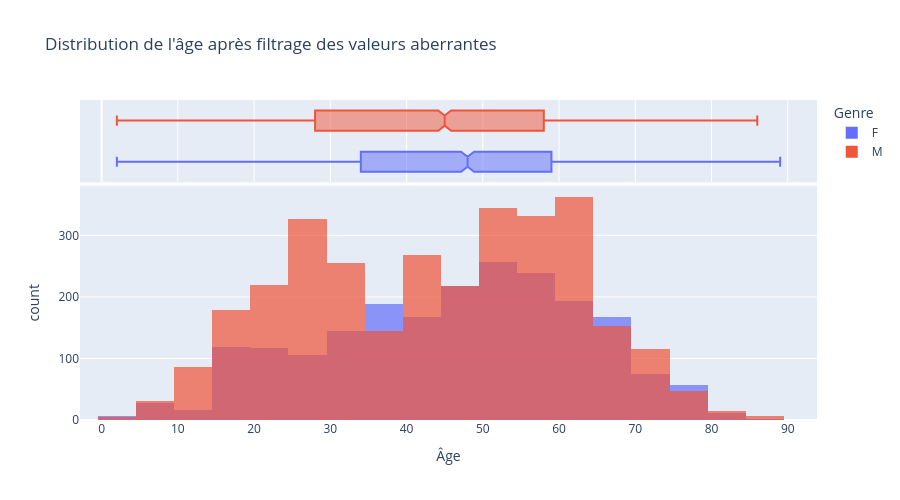

Notebook code cell kept with this figure:
### Markdown cell above
**Analyse graphique des 4 distributions**

1. **Répartition train / valid**
- On observe un split d'environ **76% train / 24% valid**.
- Cette proportion est cohérente pour entraîner un modèle tout en gardant un échantillon de validation suffisamment grand.

2. **Labels (sain vs malade)**
- La distribution est **modérément équilibrée**: ~55% sain vs ~45% malade.
- Ce déséquilibre reste raisonnable et limite le risque d'un modèle trivial qui prédit majoritairement une seule classe.
- Cela justifie l'usage de la **Balanced Accuracy** dans la suite, plus adaptée qu'une accuracy classique.

3. **Genre**
- Les hommes sont majoritaires (~60%) par rapport aux femmes (~40%).
- Ce déséquilibre peut introduire un risque de performance inégale entre groupes de genre.
- Il faudra donc vérifier les métriques de fairness (SPD, DIR, EOD, AOD) spécifiquement sur cet attribut.

4. **Position de vue (AP/PA)**
- La position **PA est majoritaire** (~61%) devant AP (~39%).
- La position de vue étant liée au contexte d'acquisition, ce déséquilibre peut agir comme un **biais technique** dans la prédiction.
- Cet écart confirme l'intérêt d'analyser explicitement la fairness sur l'attribut Position dans les parties suivantes.

**Synthèse rapide**
- La base est exploitable, mais les déséquilibres sur **Genre** et **Position** justifient les étapes de mitigation testées par la suite (reweighing puis post-processing).

### Code cell
age_fig = px.histogram(
    df,
    x='Patient Age',
    color='Patient Gender',
    nbins=30,
    opacity=0.7,
    marginal='box',
    barmode='overlay',
    title="Distribution de l'âge après filtrage des valeurs aberrantes",
    labels={'Patient Age': 'Âge', 'Patient Gender': 'Genre'},
)
age_fig.update_layout(template='plotly', height=500)
age_fig.show()

### Figure 1 — Plotly figure (JSON) as saved in the notebook; plotly's stock layout.template omitted (floating-point values rounded to 4 significant figures; data arrays with more than 128 entries replaced by an {"elided": "..."} marker saying what was removed)
{"data": [{"bingroup": "x", "hovertemplate": "Genre=F<br>Âge=%{x}<br>count=%{y}<extra></extra>", "legendgroup": "F", "marker": {"color": "#636efa", "opacity": 0.7, "pattern": {"shape": ""}}, "name": "F", "nbinsx": 30, "orientation": "v", "showlegend": true, "type": "histogram", "x": {"elided": "2111 int values"}, "xaxis": "x", "yaxis": "y"}, {"hovertemplate": "Genre=F<br>Âge=%{x}<extra></extra>", "legendgroup": "F", "marker": {"color": "#636efa"}, "name": "F", "notched": true, "showlegend": false, "type": "box", "x": {"elided": "2111 int values"}, "xaxis": "x2", "yaxis": "y2"}, {"bingroup": "x", "hovertemplate": "Genre=M<br>Âge=%{x}<br>count=%{y}<extra></extra>", "legendgroup": "M", "marker": {"color": "#EF553B", "opacity": 0.7, "pattern": {"shape": ""}}, "name": "M", "nbinsx": 30, "orientation": "v", "showlegend": true, "type": "histogram", "x": {"elided": "3108 int values"}, "xaxis": "x", "yaxis": "y"}, {"hovertemplate": "Genre=M<br>Âge=%{x}<extra></extra>", "legendgroup": "M", "marker": {"color": "#EF553B"}, "name": "M", "notched": true, "showlegend": false, "type": "box", "x": {"elided": "3108 int values"}, "xaxis": "x2", "yaxis": "y2"}], "layout": {"barmode": "overlay", "height": 500, "legend": {"title": {"text": "Genre"}, "tracegroupgap": 0}, "title": {"text": "Distribution de l'âge après filtrage des valeurs aberrantes"}, "xaxis": {"anchor": "y", "domain": [0, 1], "title": {"text": "Âge"}}, "xaxis2": {"anchor": "y2", "domain": [0, 1], "matches": "x", "showgrid": true, "showticklabels": false}, "yaxis": {"anchor": "x", "domain": [0, 0.7326], "title": {"text": "count"}}, "yaxis2": {"anchor": "x2", "domain": [0.7426, 1], "matches": "y2", "showgrid": false, "showline": false, "showticklabels": false, "ticks": ""}}}
